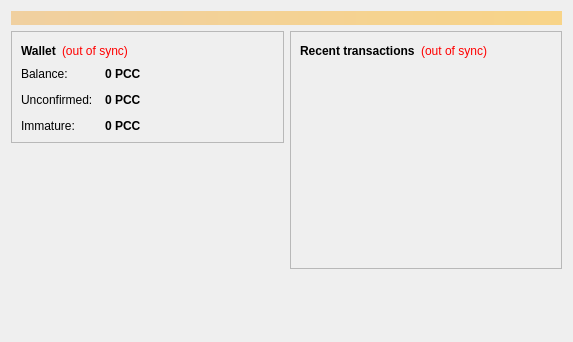
<?xml version="1.0" encoding="UTF-8"?>
<ui version="4.0">
 <class>OverviewPage</class>
 <widget class="QWidget" name="OverviewPage">
  <property name="geometry">
   <rect>
    <x>0</x>
    <y>0</y>
    <width>573</width>
    <height>342</height>
   </rect>
  </property>
  <property name="windowTitle">
   <string>Form</string>
  </property>
  <layout class="QVBoxLayout" name="topLayout">
   <item>
    <widget class="QLabel" name="labelAlerts">
     <property name="visible">
      <bool>false</bool>
     </property>
     <property name="styleSheet">
      <string notr="true">background-color: qlineargradient(x1: 0, y1: 0, x2: 1, y2: 0, stop:0 #F0D0A0, stop:1 #F8D488); color:#000000;</string>
     </property>
     <property name="wordWrap">
      <bool>true</bool>
     </property>
     <property name="margin">
      <number>3</number>
     </property>
    </widget>
   </item>
   <item>
    <layout class="QHBoxLayout" name="horizontalLayout" stretch="1,1">
     <item>
      <layout class="QVBoxLayout" name="verticalLayout_2">
       <item>
        <widget class="QFrame" name="frame">
         <property name="frameShape">
          <enum>QFrame::StyledPanel</enum>
         </property>
         <property name="frameShadow">
          <enum>QFrame::Raised</enum>
         </property>
         <layout class="QVBoxLayout" name="verticalLayout_4">
          <item>
           <layout class="QHBoxLayout" name="horizontalLayout_4">
            <item>
             <widget class="QLabel" name="label_5">
              <property name="font">
               <font>
                <weight>75</weight>
                <bold>true</bold>
               </font>
              </property>
              <property name="text">
               <string>Wallet</string>
              </property>
             </widget>
            </item>
            <item>
             <widget class="QLabel" name="labelWalletStatus">
              <property name="toolTip">
               <string>The displayed information may be out of date. Your wallet automatically synchronizes with the Pentecostalcoin network after a connection is established, but this process has not completed yet.</string>
              </property>
              <property name="styleSheet">
               <string notr="true">QLabel { color: red; }</string>
              </property>
              <property name="text">
               <string notr="true">(out of sync)</string>
              </property>
              <property name="alignment">
               <set>Qt::AlignLeading|Qt::AlignLeft|Qt::AlignVCenter</set>
              </property>
             </widget>
            </item>
            <item>
             <spacer name="horizontalSpacer_2">
              <property name="orientation">
               <enum>Qt::Horizontal</enum>
              </property>
              <property name="sizeHint" stdset="0">
               <size>
                <width>40</width>
                <height>20</height>
               </size>
              </property>
             </spacer>
            </item>
           </layout>
          </item>
          <item>
           <layout class="QFormLayout" name="formLayout_2">
            <property name="fieldGrowthPolicy">
             <enum>QFormLayout::AllNonFixedFieldsGrow</enum>
            </property>
            <property name="horizontalSpacing">
             <number>12</number>
            </property>
            <property name="verticalSpacing">
             <number>12</number>
            </property>
            <item row="0" column="0">
             <widget class="QLabel" name="label">
              <property name="text">
               <string>Balance:</string>
              </property>
             </widget>
            </item>
            <item row="0" column="1">
             <widget class="QLabel" name="labelBalance">
              <property name="font">
               <font>
                <weight>75</weight>
                <bold>true</bold>
               </font>
              </property>
              <property name="cursor">
               <cursorShape>IBeamCursor</cursorShape>
              </property>
              <property name="toolTip">
               <string>Your current balance</string>
              </property>
              <property name="text">
               <string notr="true">0 PCC</string>
              </property>
              <property name="textInteractionFlags">
               <set>Qt::LinksAccessibleByMouse|Qt::TextSelectableByKeyboard|Qt::TextSelectableByMouse</set>
              </property>
             </widget>
            </item>
            <item row="1" column="0">
             <widget class="QLabel" name="label_3">
              <property name="text">
               <string>Unconfirmed:</string>
              </property>
             </widget>
            </item>
            <item row="1" column="1">
             <widget class="QLabel" name="labelUnconfirmed">
              <property name="font">
               <font>
                <weight>75</weight>
                <bold>true</bold>
               </font>
              </property>
              <property name="cursor">
               <cursorShape>IBeamCursor</cursorShape>
              </property>
              <property name="toolTip">
               <string>Total of transactions that have yet to be confirmed, and do not yet count toward the current balance</string>
              </property>
              <property name="text">
               <string notr="true">0 PCC</string>
              </property>
              <property name="textInteractionFlags">
               <set>Qt::LinksAccessibleByMouse|Qt::TextSelectableByKeyboard|Qt::TextSelectableByMouse</set>
              </property>
             </widget>
            </item>
            <item row="2" column="0">
             <widget class="QLabel" name="labelImmatureText">
              <property name="text">
               <string>Immature:</string>
              </property>
             </widget>
            </item>
            <item row="2" column="1">
             <widget class="QLabel" name="labelImmature">
              <property name="font">
               <font>
                <weight>75</weight>
                <bold>true</bold>
               </font>
              </property>
              <property name="toolTip">
               <string>Mined balance that has not yet matured</string>
              </property>
              <property name="text">
               <string notr="true">0 PCC</string>
              </property>
              <property name="textInteractionFlags">
               <set>Qt::LinksAccessibleByMouse|Qt::TextSelectableByKeyboard|Qt::TextSelectableByMouse</set>
              </property>
             </widget>
            </item>
           </layout>
          </item>
         </layout>
        </widget>
       </item>
       <item>
        <spacer name="verticalSpacer">
         <property name="orientation">
          <enum>Qt::Vertical</enum>
         </property>
         <property name="sizeHint" stdset="0">
          <size>
           <width>20</width>
           <height>40</height>
          </size>
         </property>
        </spacer>
       </item>
      </layout>
     </item>
     <item>
      <layout class="QVBoxLayout" name="verticalLayout_3">
       <item>
        <widget class="QFrame" name="frame_2">
         <property name="frameShape">
          <enum>QFrame::StyledPanel</enum>
         </property>
         <property name="frameShadow">
          <enum>QFrame::Raised</enum>
         </property>
         <layout class="QVBoxLayout" name="verticalLayout">
          <item>
           <layout class="QHBoxLayout" name="horizontalLayout_2">
            <item>
             <widget class="QLabel" name="label_4">
              <property name="text">
               <string>&lt;b&gt;Recent transactions&lt;/b&gt;</string>
              </property>
             </widget>
            </item>
            <item>
             <widget class="QLabel" name="labelTransactionsStatus">
              <property name="toolTip">
               <string>The displayed information may be out of date. Your wallet automatically synchronizes with the Pentecostalcoin network after a connection is established, but this process has not completed yet.</string>
              </property>
              <property name="styleSheet">
               <string notr="true">QLabel { color: red; }</string>
              </property>
              <property name="text">
               <string notr="true">(out of sync)</string>
              </property>
              <property name="alignment">
               <set>Qt::AlignRight|Qt::AlignTrailing|Qt::AlignVCenter</set>
              </property>
             </widget>
            </item>
            <item>
             <spacer name="horizontalSpacer">
              <property name="orientation">
               <enum>Qt::Horizontal</enum>
              </property>
              <property name="sizeHint" stdset="0">
               <size>
                <width>40</width>
                <height>20</height>
               </size>
              </property>
             </spacer>
            </item>
           </layout>
          </item>
          <item>
           <widget class="QListView" name="listTransactions">
            <property name="styleSheet">
             <string notr="true">QListView { background: transparent; }</string>
            </property>
            <property name="frameShape">
             <enum>QFrame::NoFrame</enum>
            </property>
            <property name="verticalScrollBarPolicy">
             <enum>Qt::ScrollBarAlwaysOff</enum>
            </property>
            <property name="horizontalScrollBarPolicy">
             <enum>Qt::ScrollBarAlwaysOff</enum>
            </property>
            <property name="selectionMode">
             <enum>QAbstractItemView::NoSelection</enum>
            </property>
           </widget>
          </item>
         </layout>
        </widget>
       </item>
       <item>
        <spacer name="verticalSpacer_2">
         <property name="orientation">
          <enum>Qt::Vertical</enum>
         </property>
         <property name="sizeHint" stdset="0">
          <size>
           <width>20</width>
           <height>40</height>
          </size>
         </property>
        </spacer>
       </item>
      </layout>
     </item>
    </layout>
   </item>
  </layout>
 </widget>
 <resources/>
 <connections/>
</ui>
